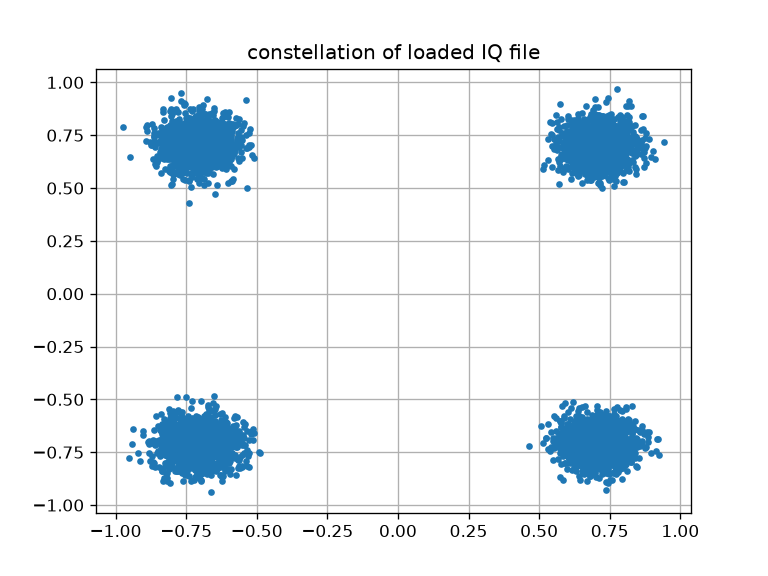

Generate this figure with Python:
import matplotlib.pyplot as plt
import numpy as np

# --- create a test IQ file (pretend this came from someone else) ---
num_symbols = 5000
x_int = np.random.randint(0, 4, num_symbols)
x_radians = (x_int * 360 / 4.0 + 45) * np.pi / 180.0
x_symbols = np.cos(x_radians) + 1j * np.sin(x_radians)
n = (np.random.randn(num_symbols) + 1j * np.random.randn(num_symbols)) / np.sqrt(2)
r = (x_symbols + n * np.sqrt(0.01)).astype(np.complex64)
r.tofile('test.iq')

# --- now pretend we received this file with no prior knowledge ---
samples = np.fromfile('test.iq', np.complex64)

print("number of samples:", len(samples))
print("dtype:", samples.dtype)
print("max |sample|:", np.max(np.abs(samples)))
print("min real:", np.min(samples.real), " max real:", np.max(samples.real))

plt.plot(np.real(samples), np.imag(samples), '.')
plt.grid(True)
plt.title("constellation of loaded IQ file")
plt.savefig("d31_load_iq.png", dpi=120)
print("saved")
